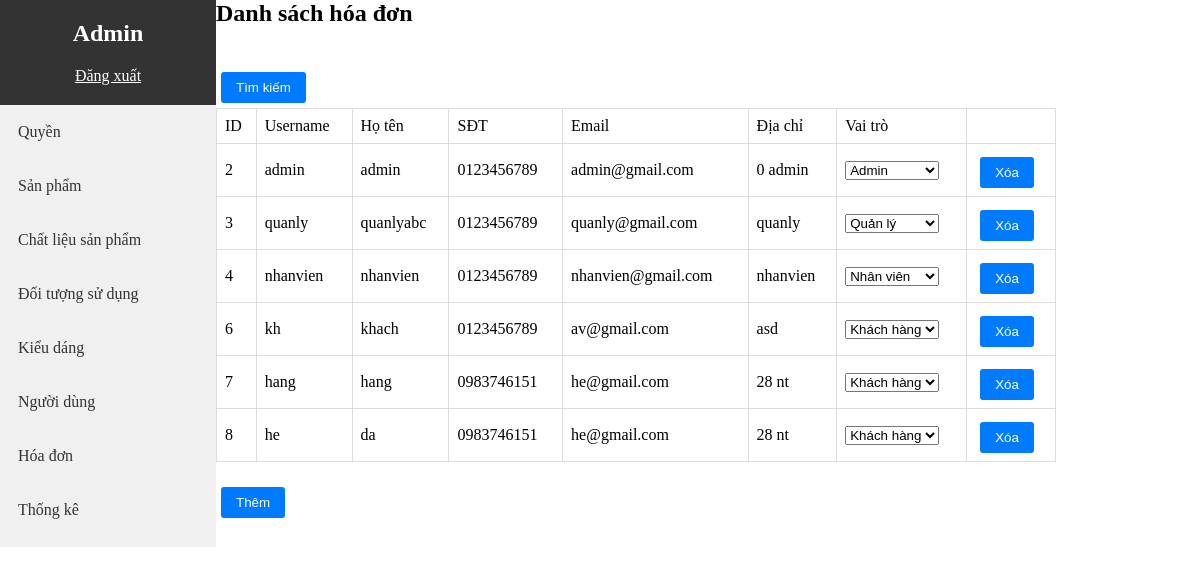
The page /admin/index.php?act=user (signed in) on the database its author committed.
### tables this page shows
CREATE TABLE `users` (
  `userID` int(11) NOT NULL,
  `password` varchar(50) NOT NULL,
  `sodienthoai` varchar(10) NOT NULL,
  `email` varchar(50) NOT NULL,
  `username` varchar(50) NOT NULL,
  `hovaten` varchar(100) NOT NULL,
  `diachi` varchar(100) NOT NULL,
  `role_id` int(5) NOT NULL,
  `trangthai` int(11) NOT NULL
);

### admin/model/pdo.php (called while the page is built, shortened)
<?php
function pdo_get_connection()
{
    $dburl = "mysql:host=localhost;dbname=shopmatkinh_db;charset=utf8";
    $username = 'root';
    $password = '';
    $conn = new PDO($dburl, $username, $password);
    $conn->setAttribute(PDO::ATTR_ERRMODE, PDO::ERRMODE_EXCEPTION);
    return $conn;
}
function pdo_query($sql)
{
    $sql_args = array_slice(func_get_args(), 1);
    try {
        $conn = pdo_get_connection();
        $stmt = $conn->prepare($sql);
        $stmt->execute($sql_args);
        $rows = $stmt->fetchAll();
        return $rows;
    } catch (PDOException $e) {
        throw $e;
    } finally {
        unset($conn);
    }
}

### admin/User/danhSachUser.php (the view, shortened to what this page needs)
<div class="danhsach-container">
    <div class="title">
        <h1>Danh sách hóa đơn</h1>
    </div>
    <div class="date-picker">
        <form action="" id="search-form">
            <input type="submit" value="Tìm kiếm" style="margin-bottom: 5px">
        </form>
    </div>
    <div class="table-container">
        <table class="data-table">
            <tr>
                <td>ID</td>
                <td>Username</td>
                <td>Họ tên</td>
                <td>SĐT</td>
                <td>Email</td>
                <td>Địa chỉ</td>
                <td>Vai trò</td>
                <td></td>
            </tr>
            <?php
            foreach ($users as $user) {
                extract($user);
                $xoa = "index.php?act=xoaUser&id=" . $userID;
                echo '<tr>
                <td>' . $userID . '</td>
                <td>' . $username . '</td>
                <td>' . $hovaten . '</td>
                <td>' . $sodienthoai . '</td>
                <td>' . $email . '</td>
                <td>' . $diachi . '</td>
                <td>
                <select name="" class="role-select" id="' . $userID . '">';
                foreach ($roles as $role) {
                    extract($role);
                    $ma == $role_id ? $s = 'selected' : $s = '';
                    echo '<option value="' . $ma . '" ' . $s . '>' . $role . '</option>';
                }
                echo '</td>
                <td><a href="' . $xoa . '" onclick="return confirm(\'Bạn có chắc chắn muốn xóa đối tượng này?\')">
                    <input type="button" value="Xóa"></a></td>
                </tr>';
            }
            ?>
        </table>
        <div class="table-footer">
            <a href="index.php?act=addUser"><input type="button" value="Thêm"></a>
        </div>
    </div>
</div>

### admin/css/style.css (style rules this page uses)
* { box-sizing: 0; margin: 0; }
h1 { font-size: 24px; margin-bottom: 20px; }
input[type="submit"], input[type="button"] { padding: 8px 15px; background-color: #007bff; color: #fff; border: none; border-radius: 3px; cursor: pointer; margin-top: 5px; margin-left: 5px; }
.danhsach-container { width: 70%; }
.title { padding-bottom: 20px; }
.data-table { width: 100%; border-collapse: collapse; }
.data-table, .data-table th, .data-table td { border: 1px solid #ddd; }
.data-table th, .data-table td { padding: 8px; text-align: left; }
.table-footer { margin-top: 20px; }

### rows shown on the page
users: userID "2", username "admin", hovaten "admin", sodienthoai "0123456789", email "admin@gmail.com", diachi "0 admin"
users: userID "3", username "quanly", hovaten "quanlyabc", sodienthoai "0123456789", email "quanly@gmail.com", diachi "quanly"
users: userID "4", username "nhanvien", hovaten "nhanvien", sodienthoai "0123456789", email "nhanvien@gmail.com", diachi "nhanvien"
users: userID "6", username "kh", hovaten "khach", sodienthoai "0123456789", email "av@gmail.com", diachi "asd"
users: userID "7", username "hang", hovaten "hang", sodienthoai "0983746151", email "he@gmail.com", diachi "28 nt"
users: userID "8", username "he", hovaten "da", sodienthoai "0983746151", email "he@gmail.com", diachi "28 nt"

### other values the page prints
form field value "Admin"
form field value "Quản lý"
form field value "Nhân viên"
form field value "Khách hàng"
